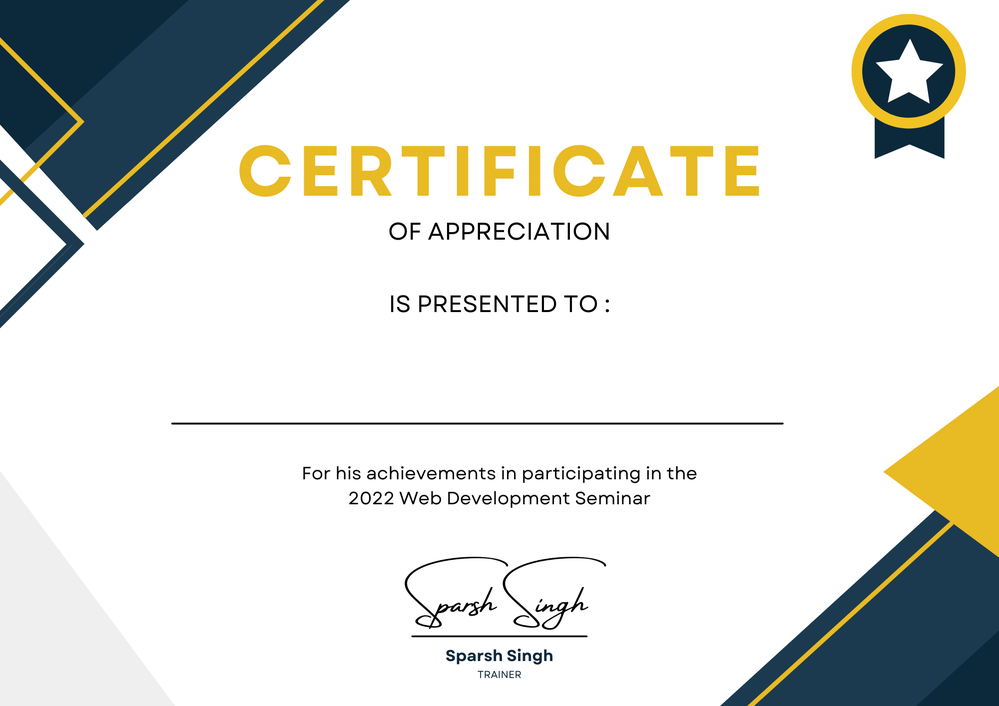
#> input picture certificate.png, 999 x 706 px, shrunk from 2000 x 1414 before the run
$ python certificate-generator.py   (older library calls are emulated)
#> lines starting #> are read from the running program, lines starting #| are printed output that depends on the picture
from PIL import Image, ImageFont, ImageDraw

Font = ImageFont.truetype(r'certificate-generator\font\AGENCYB.TTF',150)
Color = "#000000"

certificate_template = Image.open(r'certificate.png')
#> certificate_template is the input picture: PIL image 999x706 RGBA; mean R, G, B, A 222.9, 224.6, 220.9, 255
Height, Width = certificate_template.size
#> Height = 999; Width = 706

def generate_certificates(name):
#> called with name = 'Sparsh Singh'
    source =    Image.open(r'certificate.png')
    draw = ImageDraw.Draw(source)
    name_height, name_width = draw.textsize(name, font=Font)
#> name_height = 987; name_width = 171

    draw.text(((Width - name_width) / 2, (Height - name_height) / 2), name, fill=Color, font=Font)
    source.save("./output/"+name+".png")
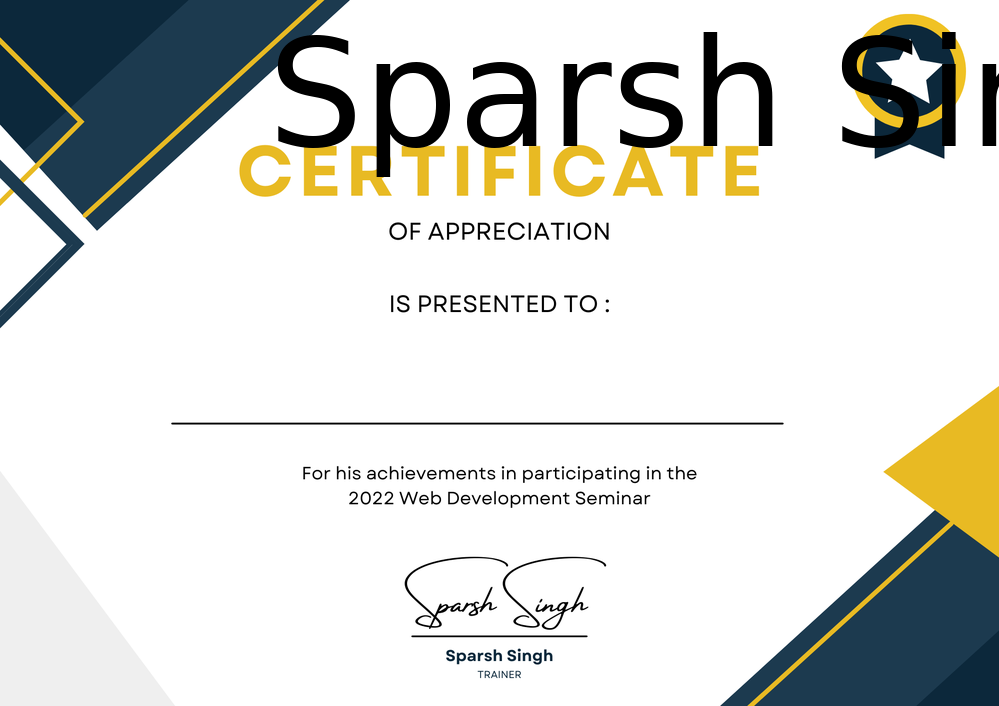
#> saved as Sparsh Singh.png: PIL image 999x706 RGBA; mean R, G, B, A 215.5, 217.2, 213.8, 255
    print("Successfully generated Certificate for",name)

names = ['Sparsh Singh', 'Shalini Pathak', 'Jayshree Patil', 'Aniket Kumar']
for name in names:
    generate_certificates(name)

print("Saved",len(names), "certificates successfully.")
